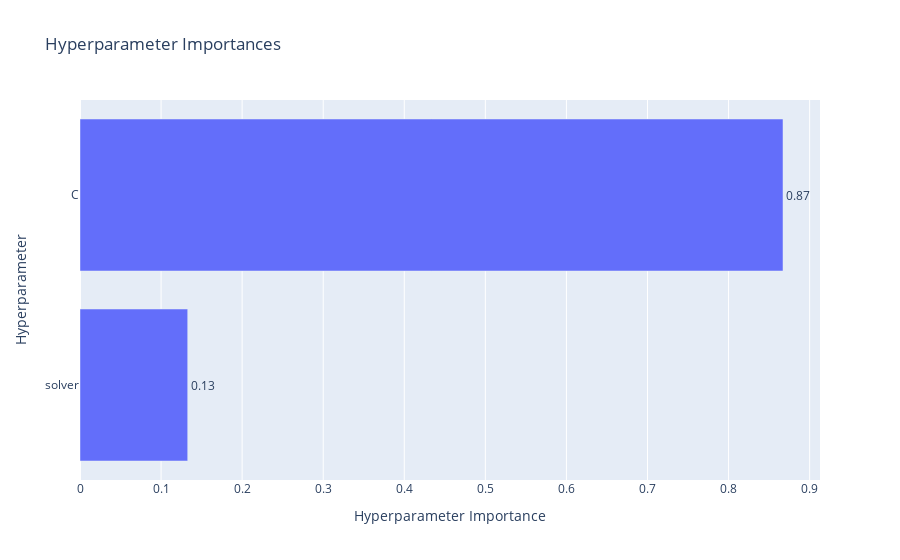

Notebook cell for this chart:
### Code cell
optuna.visualization.plot_param_importances(study)

### Figure 1 — Plotly figure (JSON) as saved in the notebook; plotly's stock layout.template omitted (floating-point values rounded to 4 significant figures)
{"data": [{"cliponaxis": false, "hovertemplate": ["solver (CategoricalDistribution): 0.13285397698010187<extra></extra>", "C (FloatDistribution): 0.8671460230198981<extra></extra>"], "name": "Objective Value", "orientation": "h", "text": ["0.13", "0.87"], "textposition": "outside", "type": "bar", "x": [0.1329, 0.8671], "y": ["solver", "C"]}], "layout": {"title": {"text": "Hyperparameter Importances"}, "xaxis": {"title": {"text": "Hyperparameter Importance"}}, "yaxis": {"title": {"text": "Hyperparameter"}}}}
